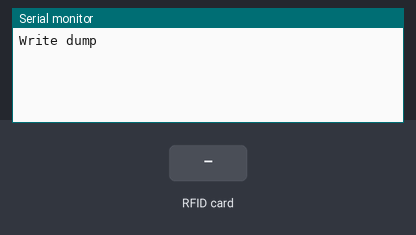
Simulated run of this sketch. Board: Arduino Uno, built with avr-gcc and run on an emulated ATmega328P. Parts: the last lines printed to the serial monitor. The inputs (shaded band) are chosen by the test bench.

Above: at 1.2 s.
1.3 s: RFID card 5E 7A 19 C4 held to the reader
At 1.4 s:
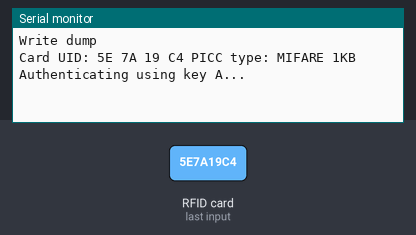
At 2.0 s:
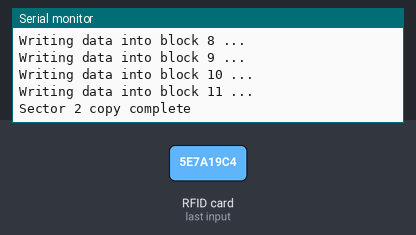
Timing chart, 0 to 4.3 s (numbered marks = the images above; inputs shaded):
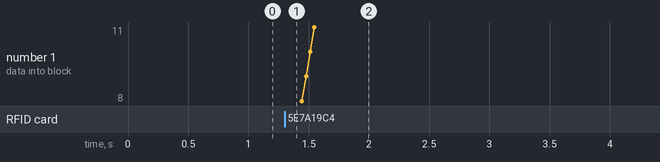

The sketch:

sector2.ino
```cpp
/*
 * Write personal data of a MIFARE RFID card using a RFID-RC522 reader
 * Uses MFRC522 - Library to use ARDUINO RFID MODULE KIT 13.56 MHZ WITH TAGS SPI W AND R BY COOQROBOT.
 * -----------------------------------------------------------------------------------------
 *             MFRC522      Arduino       Arduino   Arduino    Arduino          Arduino
 *             Reader/PCD   Uno/101       Mega      Nano v3    Leonardo/Micro   Pro Micro
 * Signal      Pin          Pin           Pin       Pin        Pin              Pin
 * -----------------------------------------------------------------------------------------
 * RST/Reset   RST          9             5         D9         RESET/ICSP-5     RST
 * SPI SS      SDA(SS)      10            53        D10        10               10
 * SPI MOSI    MOSI         11 / ICSP-4   51        D11        ICSP-4           16
 * SPI MISO    MISO         12 / ICSP-1   50        D12        ICSP-1           14
 * SPI SCK     SCK          13 / ICSP-3   52        D13        ICSP-3           15
 *
 * Hardware required:
 * Arduino
 * PCD (Proximity Coupling Device): NXP MFRC522 Contactless Reader IC
 * PICC (Proximity Integrated Circuit Card): A card or tag using the ISO 14443A interface, eg Mifare or NTAG203.
 * The reader can be found on eBay for around 5 dollars. Search for "mf-rc522" on ebay.com.
 */

#include <SPI.h>
#include <MFRC522.h>

#define RST_PIN         9           // Configurable, see typical pin layout above
#define SS_PIN          10          // Configurable, see typical pin layout above

MFRC522 mfrc522(SS_PIN, RST_PIN);   // Create MFRC522 instance

MFRC522::MIFARE_Key key;
MFRC522::MIFARE_Key key2;

void setup() {
  Serial.begin(9600);        // Initialize serial communications with the PC
  SPI.begin();               // Init SPI bus
  mfrc522.PCD_Init();        // Init MFRC522 card
  Serial.println(F("Write dump"));

  // Prepare key
  byte keys[] = {
    0x6B, 0x73, 0x63, 0x6F, //66 77 63 6f
    0x69, 0x6E,
  };
  // for my sanity
  for (int i = 0; i < 6; i++) {
    key.keyByte[i] = keys[i];
  }
  //second key
  for (byte i = 0; i < 6; i++) {
    key2.keyByte[i] = 0xFF;
  }
}

  byte blockAddr8 = 8;
  byte blockAddr9 = 9;
  byte blockAddr10 = 10;
  byte blockAddr11 = 11;


//Block 8, type A, key 6677636f696e :88 02 00 00 / 00 00 FF 07 / 80 69 FF FF / FF FF FF FF
  byte dataBlock8[]    = {
    0x88, 0x02, 0x00, 0x00,
    0x00, 0x00, 0xFF, 0x07,
    0x80, 0x69, 0xFF, 0xFF,
    0xFF, 0xFF, 0xFF, 0xFF,
  };
//Block 9, type A, key 6677636f696e :88 02 00 00 / 00 00 FF 07 / 80 69 FF FF / FF FF FF FF
  byte dataBlock9[]    = {
    0x88, 0x02, 0x00, 0x00,
    0x00, 0x00, 0xFF, 0x07,
    0x80, 0x69, 0xFF, 0xFF,
    0xFF, 0xFF, 0xFF, 0xFF,
  };
//Block 10, type A, key 6677636f696e :88 02 00 00 / 00 00 FF 07 / 80 69 FF FF / FF FF FF FF
  byte dataBlock10[]    = {
    0x88, 0x02, 0x00, 0x00,
    0x00, 0x00, 0xFF, 0x07,
    0x80, 0x69, 0xFF, 0xFF,
    0xFF, 0xFF, 0xFF, 0xFF,
  };
//Block 11, type A, key 6677636f696e :00 00 00 00 / 00 00 FF 07 / 80 69 FF FF / FF FF FF FF
  byte dataBlock11[]    = {
    0x6B, 0x73, 0x63, 0x6F, //66 77 63 6f
    0x69, 0x6E, 0xFF, 0x07, //69 6e
    0x80, 0x69, 0x00, 0xFF,
    0xFF, 0xFF, 0xFF, 0xFF,
  };

void loop() {
    // Look for new cards, and select one if present
  if ( ! mfrc522.PICC_IsNewCardPresent() || ! mfrc522.PICC_ReadCardSerial() ) {
    delay(50);
    return;
  }


    // Dump UID
  Serial.print(F("Card UID:"));
  for (byte i = 0; i < mfrc522.uid.size; i++) {
    Serial.print(mfrc522.uid.uidByte[i] < 0x10 ? " 0" : " ");
    Serial.print(mfrc522.uid.uidByte[i], HEX);
  }
  Serial.print(F(" PICC type: "));   // Dump PICC type
  MFRC522::PICC_Type piccType = mfrc522.PICC_GetType(mfrc522.uid.sak);
  Serial.println(mfrc522.PICC_GetTypeName(piccType));


  byte sector = 2;
  byte block = sector * 4 + 3;
  MFRC522::StatusCode status;
  //authenticating with keys
  Serial.println(F("Authenticating using key A..."));
  status = (MFRC522::StatusCode) mfrc522.PCD_Authenticate(MFRC522::PICC_CMD_MF_AUTH_KEY_A, block, &key, &(mfrc522.uid));
  Serial.println(MFRC522::STATUS_OK);
  Serial.println(status);
  if (status != MFRC522::STATUS_OK) {
    Serial.print(F("PCD_Authenticate() failed: "));
    Serial.println(mfrc522.GetStatusCodeName(status));
    //return;
    delay(200000);
  }


  // Show the whole sector as it currently is
  Serial.println(F("Current data in sector:"));
  mfrc522.PICC_DumpMifareClassicSectorToSerial(&(mfrc522.uid), &key, sector);
  Serial.println();


  //authenticate again with key b
//  Serial.println(F("Authenticating again using key B..."));
//  status = (MFRC522::StatusCode) mfrc522.PCD_Authenticate(MFRC522::PICC_CMD_MF_AUTH_KEY_B, block, &key2, &(mfrc522.uid));
//  Serial.println(MFRC522::STATUS_OK);
//  Serial.println(status);
//  if (status != MFRC522::STATUS_OK) {
//    Serial.print(F("PCD_Authenticate() failed: "));
//    Serial.println(mfrc522.GetStatusCodeName(status));
//    //return;
//    delay(200000);
//  }


  //writing to block 8
  Serial.print(F("Writing data into block ")); Serial.print(blockAddr8);
  Serial.println(F(" ..."));
  status = (MFRC522::StatusCode) mfrc522.MIFARE_Write(blockAddr8, dataBlock8, 16);
  if (status != MFRC522::STATUS_OK) {
    Serial.print(F("MIFARE_Write() failed: "));
    Serial.println(mfrc522.GetStatusCodeName(status));
  }
  Serial.println();

  //writing to block 9
  Serial.print(F("Writing data into block ")); Serial.print(blockAddr9);
  Serial.println(F(" ..."));
  status = (MFRC522::StatusCode) mfrc522.MIFARE_Write(blockAddr9, dataBlock9, 16);
  if (status != MFRC522::STATUS_OK) {
    Serial.print(F("MIFARE_Write() failed: "));
    Serial.println(mfrc522.GetStatusCodeName(status));
  }
  Serial.println();

  //writing to block 10
  Serial.print(F("Writing data into block ")); Serial.print(blockAddr10);
  Serial.println(F(" ..."));
  status = (MFRC522::StatusCode) mfrc522.MIFARE_Write(blockAddr10, dataBlock10, 16);
  if (status != MFRC522::STATUS_OK) {
    Serial.print(F("MIFARE_Write() failed: "));
    Serial.println(mfrc522.GetStatusCodeName(status));
  }
  Serial.println();

  //writing to block 11M
  Serial.print(F("Writing data into block ")); Serial.print(blockAddr11);
  Serial.println(F(" ..."));
  status = (MFRC522::StatusCode) mfrc522.MIFARE_Write(blockAddr11, dataBlock11, 16);
  if (status != MFRC522::STATUS_OK) {
    Serial.print(F("MIFARE_Write() failed: "));
    Serial.println(mfrc522.GetStatusCodeName(status));
  }
  Serial.println("Sector 2 copy complete");


  Serial.println();
  delay(200000);
}
```

Measured:
- after the input at 1.3 s, the serial monitor: prints a new line at once (image 1)
